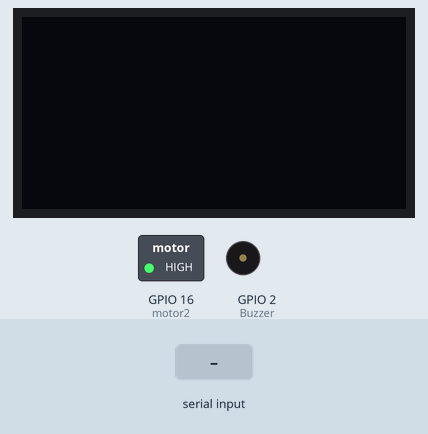
Recording of a sketch running on a simulated ESP8266 (NodeMCU). Shown: 128×64 one-colour display, switched loads named in the sketch (green lamp = pin HIGH), buzzer (waves = sounding, pin HIGH). The inputs (shaded band) are chosen by the test bench. WiFi joins after 1.5 s; servers stay silent unless stated; uploads are accepted with an empty reply; what the sketch prints to the serial monitor is not drawn.

Above: at 4.7 s.
4.8 s: "90,45,200\n" received over Serial
At 6.0 s:
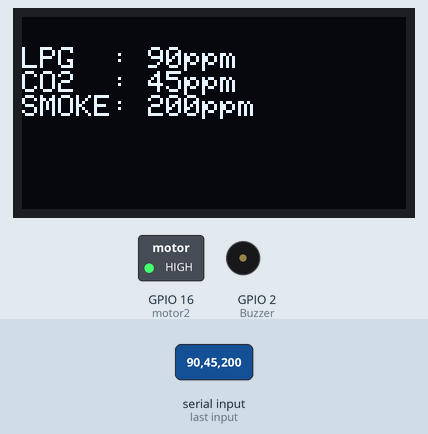
6.4 s: "90,45\n" received over Serial
At 8.1 s:
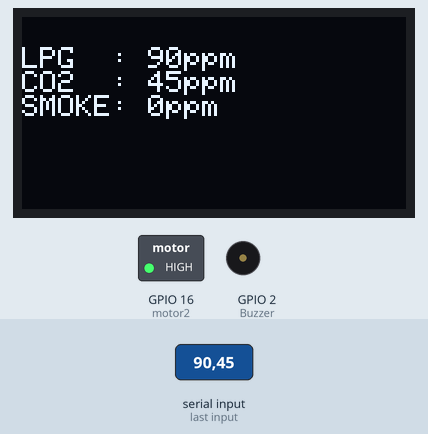
Timing chart, 0 to 9.6 s (numbered marks = the images above; inputs shaded):
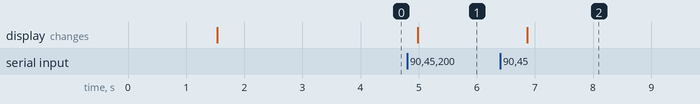

Measured:
- after the input at 4.8 s, the display: changes after 0.19 s (image 1)
- after the input at 6.4 s, the display: changes after 0.47 s (image 2)

The sketch:

ESP8266-NodeMCU-Code.ino
```cpp
#include <ESP8266WiFi.h>
#include <WiFiClient.h>
#include <ThingSpeak.h>
#include <Wire.h>
#include <Adafruit_GFX.h>
#include <Adafruit_SSD1306.h>

#define SCREEN_WIDTH 128 // OLED display width, in pixels
#define SCREEN_HEIGHT 64 // OLED display height, in pixels
Adafruit_SSD1306 display(SCREEN_WIDTH, SCREEN_HEIGHT, &Wire, -1);

const char* ssid = "delta24"; //Your Network SSID
const char* password = "24081999"; //Your Network Password

//
const char* IFTTT_URL="maker.ifttt.com";
//

String Slpg,Sco,Ssmoke;
int lpg,co,smoke;
int Dlpg=0,Dco=0,Dsmoke=0;
const int motor2 =  16;
int Buzzer = 2;

WiFiClient client;
const int httpPort = 443;
String host = "script.google.com";


unsigned long myChannelNumber = 858265; //Your Channel Number (Without Brackets)
const char * myWriteAPIKey = "23NJGFJ3EP1MPUWB"; //Your Write API Key

void setup() {
  // Open serial communications and wait for port to open:
  Serial.begin(9600);

  pinMode( motor2 , OUTPUT);
  pinMode(Buzzer, OUTPUT);
  digitalWrite( motor2 , HIGH);
  // Connect to WiFi network
  Serial.print("Connecting to ");
  Serial.print(ssid);
  WiFi.begin(ssid, password);
  while (WiFi.status() != WL_CONNECTED) {
    delay(500);
    Serial.print(".");
  }
  Serial.println("");
  Serial.println("WiFi connected...");
  Serial.println("IP address: ");
  Serial.println(WiFi.localIP());
  ThingSpeak.begin(client);
  if(!display.begin(SSD1306_SWITCHCAPVCC, 0x3C)) { // Address 0x3D for 128x64
    Serial.println(F("SSD1306 allocation failed"));
    for(;;);
  }
  delay(2000);
  display.clearDisplay();
  display.display();

  while (!Serial) {
    ; // wait for serial port to connect. Needed for native USB port only
  }
}

void loop() { // run over and over
  if(!client.connect(IFTTT_URL,80)){
    Serial.println("Connection Failed!");
    return;
  }
  if (Serial.available()>0) {
    String content=Serial.readStringUntil('\n');
    Serial.println(content);
    String Slpg = getValue(content, ',', 0);
    String Sco = getValue(content, ',', 1);
    String Ssmoke = getValue(content, ',', 2);
    int lpg=Slpg.toInt();
    int co=Sco.toInt();
    int smoke=Ssmoke.toInt();
    display.clearDisplay();
    display.setTextSize(1);
    display.setTextColor(WHITE);
    display.setCursor(0, 10);
    display.println("LPG  : "+String(lpg)+"ppm");
    display.println("CO2  : "+String(co)+"ppm");
    display.println("SMOKE: "+String(smoke)+"ppm");
    display.display();

    if(lpg>500 || lpg<0 || smoke>3000 || smoke<0){
      if(Dlpg==0){
        Dlpg=1;
        digitalWrite(Buzzer, HIGH);
        digitalWrite( motor2 , LOW);

        String url="https://maker.ifttt.com/trigger/lpgDetect/with/key/c_QxEnZGw7ieOc28-jWDIR";
        client.print(String("POST ") + url + " HTTP/1.1\r\n" +
             "Host: " + IFTTT_URL + "\r\n" +
             "Connection: close\r\n\r\n");
      }
    }else{
      Dlpg=0;
      digitalWrite(Buzzer, LOW);
      digitalWrite( motor2 , HIGH);

    }

    ThingSpeak.setField(1, lpg);
    ThingSpeak.setField(2, co);
    ThingSpeak.setField(3, smoke);
    ThingSpeak.writeFields(myChannelNumber, myWriteAPIKey);
    WiFiClientSecure client;
client.setInsecure();
  if (!client.connect(host, httpPort))
  {
    Serial.println("connection failed");
  }
  //https://script.google.com/macros/s/AKfycbzT0FpcLk44l2-3uZO-1rgUIjMh9FXzzdZ1lWCDtm73_dM6sHs/exec?Value1=1&Value2=Hello
  String url = "/macros/s/AKfycbx1llAT6tpv76tQhKqZnHas2b3dMVzo16PlMlwcXvNieqzgbI4/exec?Value1="+Slpg+"&Value2="+Sco+"&Value3="+Ssmoke;
  Serial.print("Requesting URL: ");
  Serial.println(url);

  client.print(String("GET ") + url + " HTTP/1.1\r\n" +
            "Host: " + host + "\r\n" +
            "Connection: close\r\n\r\n");

  String section="header";
  while(client.available())
  {
    String line = client.readStringUntil('\r');
    Serial.print(line);
  }
  Serial.println();
  Serial.println("closing connection");

  }
}
String getValue(String data, char separator, int index){
    int found = 0;
    int strIndex[] = { 0, -1 };
    int maxIndex = data.length() - 1;

    for (int i = 0; i <= maxIndex && found <= index; i++) {
        if (data.charAt(i) == separator || i == maxIndex) {
            found++;
            strIndex[0] = strIndex[1] + 1;
            strIndex[1] = (i == maxIndex) ? i+1 : i;
        }
    }
    return found > index ? data.substring(strIndex[0], strIndex[1]) : "";
}
```
